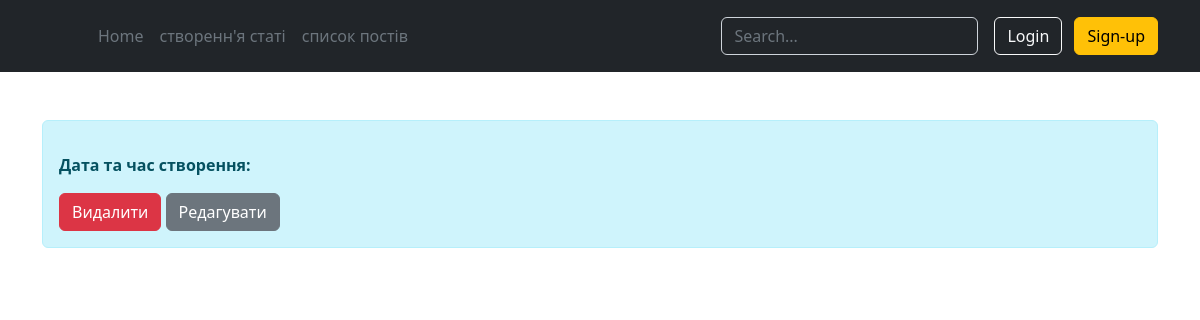
Page /articles/2/ on the earlier database version.
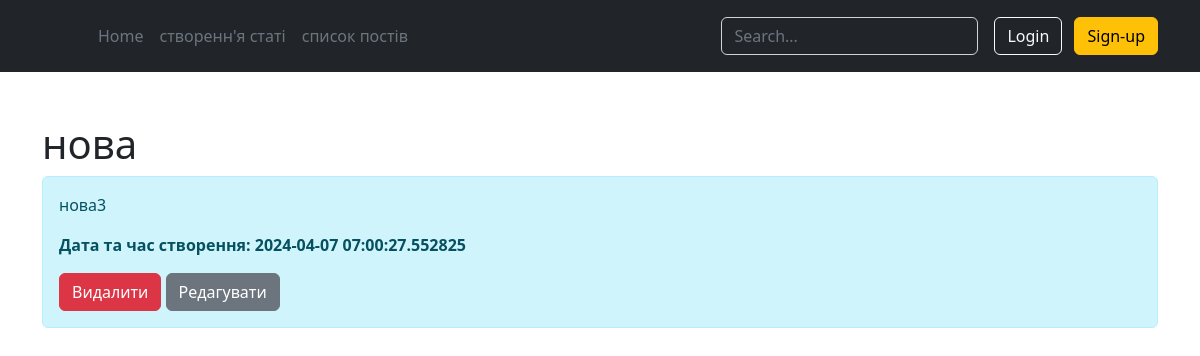
Same page on the later database version.
### models.py (models this page shows, shortened)
class Article(db.Model):
    id = db.Column(db.Integer, primary_key=True)
    title = db.Column(db.String(100), nullable=False)
    intro = db.Column(db.String(100), nullable=False)
    text = db.Column(db.Text, nullable=False)
    date = db.Column(db.DateTime, default=datetime.utcnow)

### app.py (the view)
@app.route("/articles/<int:id>/")
def articles_detail(id):
    article = Article.query.get(id)
    return render_template("articles_detail.html", article=article)

### templates/articles_detail.html (shortened to what this page needs)
{% extends 'base.html' %}
{% block content %}
<div class="container mt-5">
    <h1>{{ article.title }}</h1>
    <div class="alert alert-info">
        <p>{{ article.text }}</p>
        <p><b>Дата та час створення: {{ article.date }}</b></p>
        <a href="/articles/{{ article.id }}/delete" class="btn btn-danger">Видалити</a>
        <a href="/articles/{{ article.id }}/update" class="btn btn-secondary">Редагувати</a>
    </div>
</div>
{% endblock %}

Differences in the rows shown:
added Article: title "нова", text "нова3", date "2024-04-07 07:00:27.552825"
